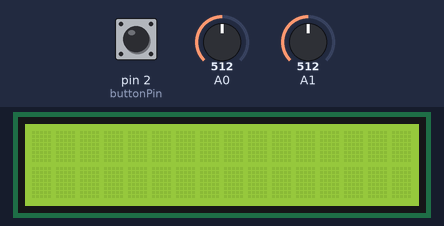
Recording of a sketch running on a simulated Arduino Uno, built with avr-gcc and run on an emulated ATmega328P. Parts: 16×2 character LCD. The test bench sets the inputs (shaded band); at power-on: pin 2 (buttonPin) LOW, A0 = 512, A1 = 512.

Above: at 1.2 s.
1.3 s: pin 2 (buttonPin) pulled HIGH for 3.2 s
At 4.5 s:
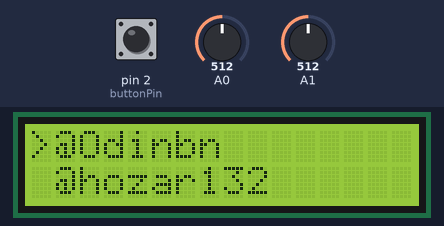
6.0 s: pin 2 (buttonPin) pulled HIGH for 0.15 s
At 6.7 s:
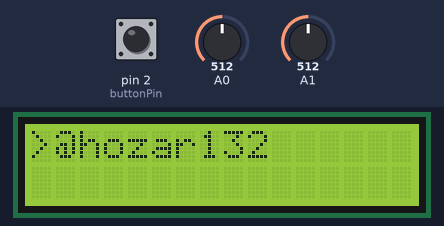
7.6 s: pin 2 (buttonPin) pulled HIGH for 1 s
At 8.9 s:
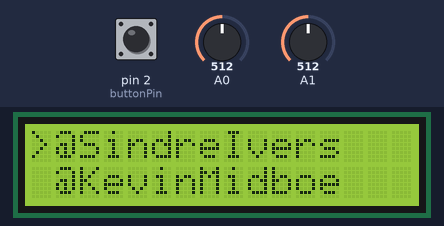
Timing chart, 0 to 10.6 s (numbered marks = the images above; inputs shaded):
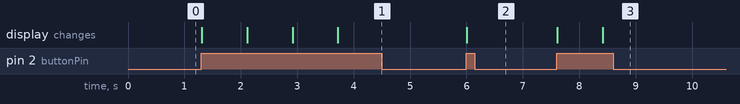

Measured:
- after the input at 1.3 s, the display: first changes at once (image 1 shows a later state)
- after the input at 6.0 s, the display: changes at once (image 2)
- after the input at 7.6 s, the display: first changes at once (image 3 shows a later state)

The sketch:

Menusystem_LCD.ino
```cpp
// include the library code:
#include <LiquidCrystal.h>

// initialize the library with the numbers of the interface pins
LiquidCrystal lcd(7, 8, 9, 10, 11, 12);
int UD = 0;
int LR = 0;
const int buttonPin = 2;

char* myString [] = {"@EchoEsq", "@SindreIvers", "@KevinMidboe", "@Odinbn", "@hozar132"};
int length = 0;

int buttonState = 0;

int i = 0;

void setup(){
  lcd.begin(16, 2);

  pinMode(buttonPin, INPUT);

  Serial.begin(9600);
}

void loop()
{
  //Get length of myString
  length = 5;

  UD = analogRead(0);
  LR = analogRead(1);
  /*
  if (UD > 512)
  {
    Serial.print("UP");
    delay(800);
  }
  else
    if (UD < 512)
  {
    Serial.print("Down");
    delay(800);
  }
  else
  if (LR < 512 && UD > 512)
  {
    Serial.print("Right");
    delay(800);
  }
  else
  if (LR < 512)
  {
    Serial.print("Left");
    delay(800);
  }*/

   buttonState = digitalRead(buttonPin);
  if (buttonState == HIGH)
  {
    lcd.clear();
    lcd.write(">");
    lcd.write(myString[i]);
    lcd.setCursor(1,1);
    lcd.write(myString[i + 1]);
    delay(800);
    i++;
  }
  if (i >= length)
  {
    i = 0;
  }
}
```
